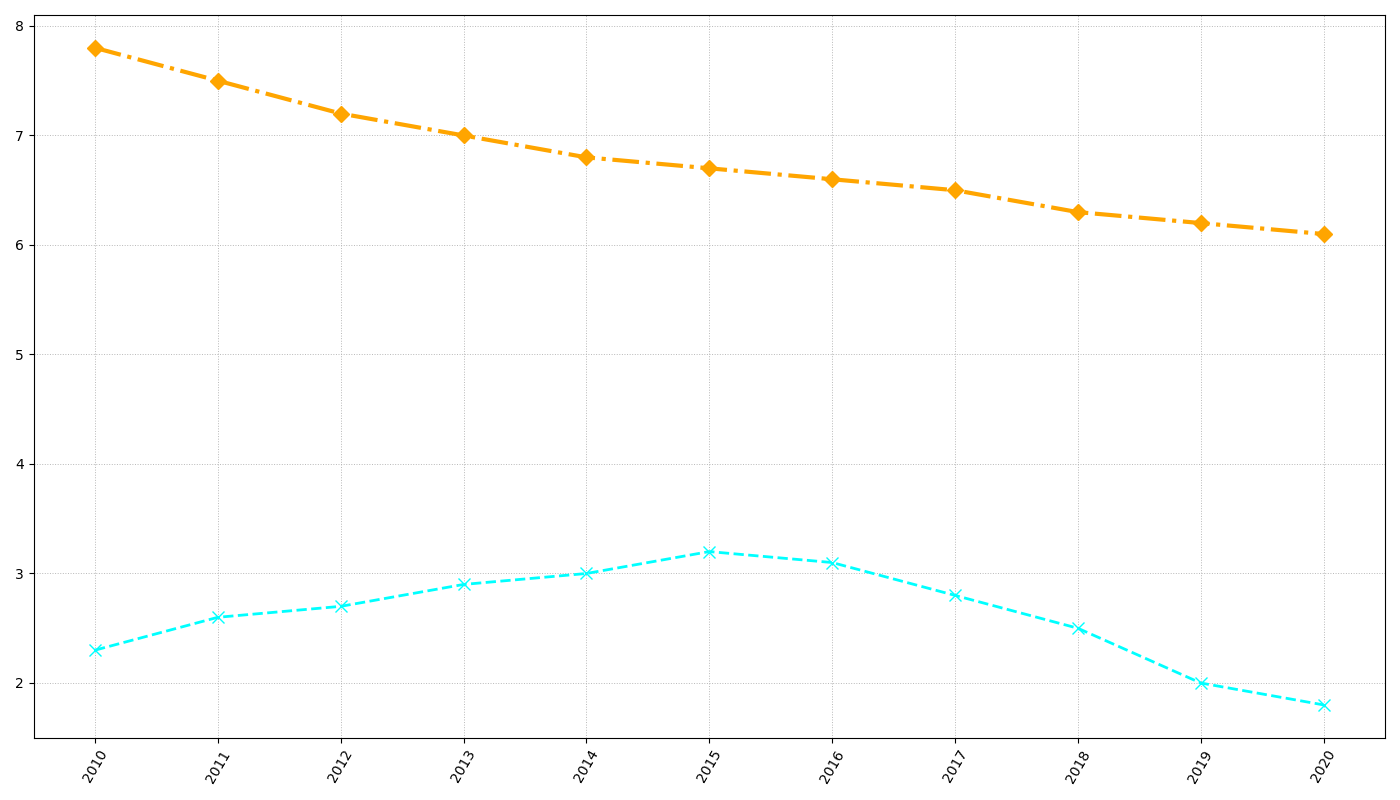

The script that drew this image:
import matplotlib.pyplot as plt
import numpy as np

years = np.arange(2010, 2021)
gdp_growth = np.array([2.3, 2.6, 2.7, 2.9, 3.0, 3.2, 3.1, 2.8, 2.5, 2.0, 1.8])
unemployment_rate = np.array([7.8, 7.5, 7.2, 7.0, 6.8, 6.7, 6.6, 6.5, 6.3, 6.2, 6.1])

fig, ax1 = plt.subplots(figsize=(14, 8))

ax1.plot(years, gdp_growth, color='cyan', marker='x', linestyle='--', linewidth=2, markersize=8)
ax1.plot(years, unemployment_rate, color='orange', marker='D', linestyle='-.', linewidth=3, markersize=8)

ax1.grid(True, linestyle=':', linewidth=0.7, alpha=0.9)

ax1.set_xticks(years)
plt.xticks(rotation=60)
plt.tight_layout()

plt.show()
